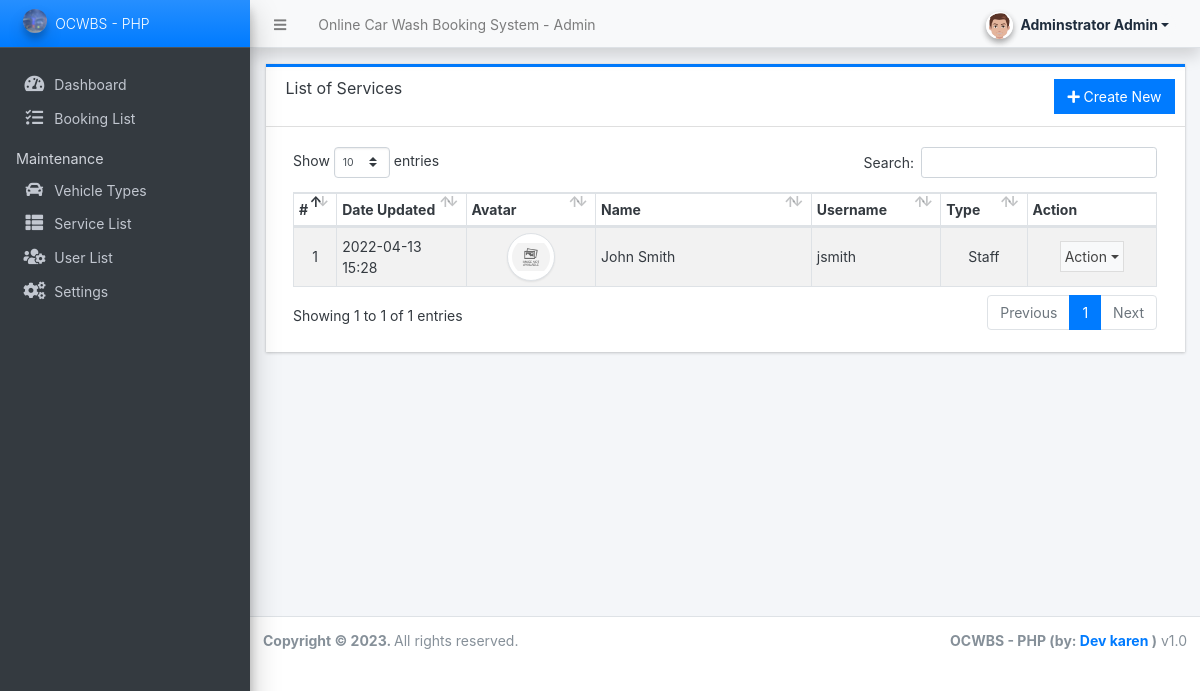
/admin/?page=user/list (signed in), run on an earlier commit of the app's database.
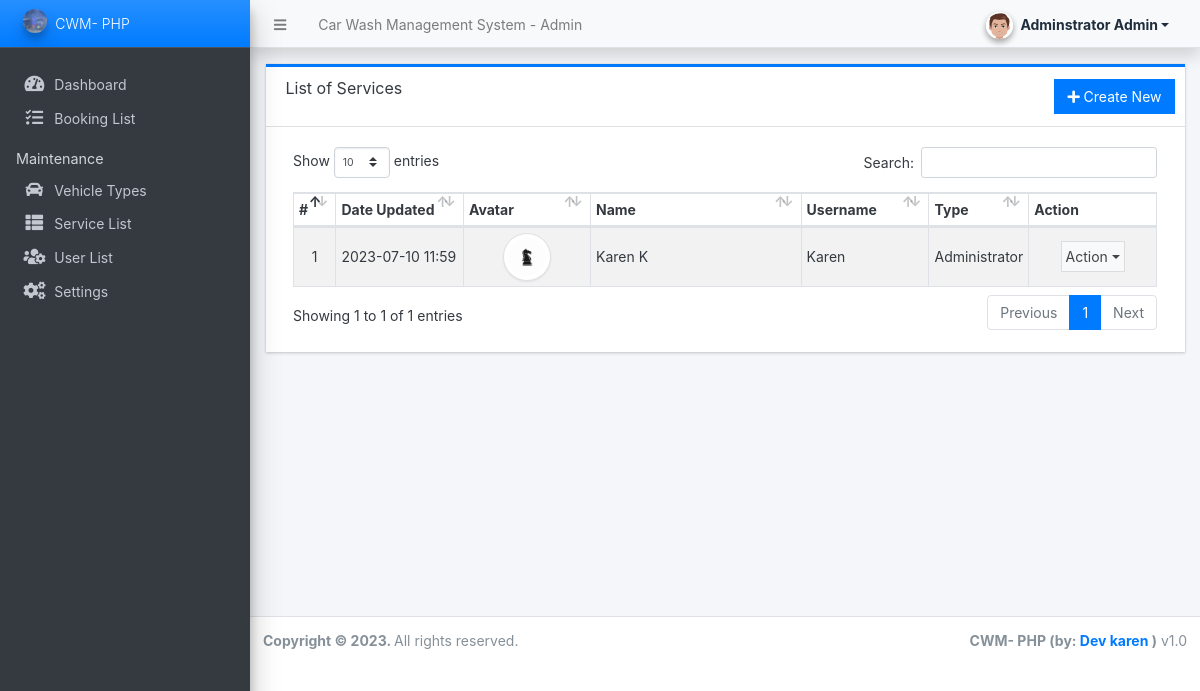
And on a later commit of the database.
### tables this page shows
CREATE TABLE `users` (
  `id` int(50) NOT NULL,
  `firstname` varchar(250) NOT NULL,
  `lastname` varchar(250) NOT NULL,
  `username` text NOT NULL,
  `password` text NOT NULL,
  `avatar` text DEFAULT NULL,
  `last_login` datetime DEFAULT NULL,
  `type` tinyint(1) NOT NULL DEFAULT 0,
  `date_added` datetime NOT NULL DEFAULT current_timestamp(),
  `date_updated` datetime DEFAULT current_timestamp() ON UPDATE current_timestamp()
);

### config.php (called while the page is built, shortened)
<?php
require_once('classes/DBConnection.php');
require_once('classes/SystemSettings.php');
function validate_image($file){
	if(!empty($file)){
        $ex = explode("?",$file);
        $file = $ex[0];
        $ts = isset($ex[1]) ? "?".$ex[1] : '';
		if(is_file(base_app.$file)){
			return base_url.$file.$ts;
		}else{
			return base_url.'dist/img/no-image-available.png';
		}
	}else{
		return base_url.'dist/img/no-image-available.png';
	}
}
function isMobileDevice(){
    $aMobileUA = array(
        '/iphone/i' => 'iPhone',
        '/ipod/i' => 'iPod',
        '/ipad/i' => 'iPad',
        '/android/i' => 'Android',
        '/blackberry/i' => 'BlackBerry',
        '/webos/i' => 'Mobile'
    );
    return false;
}
?>

### classes/DBConnection.php (called while the page is built, shortened)
<?php
class DBConnection{
    private $host = DB_SERVER;
    private $username = DB_USERNAME;
    private $password = DB_PASSWORD;
    private $database = DB_NAME;
    public $conn;
    public function __construct(){
        if (!isset($this->conn)) {
            $this->conn = new mysqli($this->host, $this->username, $this->password, $this->database);
        }
    }
}
?>

### classes/SystemSettings.php (called while the page is built, shortened)
<?php
class SystemSettings extends DBConnection{
	function userdata($field = ''){
		if(!empty($field)){
			if(isset($_SESSION['userdata'][$field]))
				return $_SESSION['userdata'][$field];
			else
				return null;
		}else{
			return false;
		}
	}
	function info($field=''){
		if(!empty($field)){
			if(isset($_SESSION['system_info'][$field]))
				return $_SESSION['system_info'][$field];
			else
				return false;
		}else{
			return false;
		}
	}
}
$_settings = new SystemSettings();
?>

### admin/user/list.php (the view, shortened to what the changed rows need)
<div class="card card-outline rounded-0 card-primary">
	<div class="card-body">
        <div class="container-fluid">
			<table class="table table-hover table-striped table-bordered" id="list">
				<colgroup>
				</colgroup>
				<thead>
					<tr>
						<th>#</th>
						<th>Date Updated</th>
						<th>Avatar</th>
						<th>Name</th>
						<th>Username</th>
						<th>Type</th>
						<th>Action</th>
					</tr>
				</thead>
				<tbody>
					<?php
					$i = 1;
						$qry = $conn->query("SELECT *, concat(firstname,' ', lastname) as `name` from `users` where id != '{$_settings->userdata('id')}' order by concat(firstname,' ', lastname) asc ");
						while($row = $qry->fetch_assoc()):
					?>
						<tr>
							<td class="text-center"><?php echo $i++; ?></td>
							<td><?php echo date("Y-m-d H:i",strtotime($row['date_updated'])) ?></td>
							<td class="text-center">
                                <img src="<?= validate_image($row['avatar']) ?>" alt="" class="img-thumbnail rounded-circle user-avatar">
                            </td>
							<td><?php echo $row['name'] ?></td>
							<td><?php echo $row['username'] ?></td>
							<td class="text-center">
                                <?php if($row['type'] == 1): ?>
                                    Administrator
                                <?php else: ?>
                                    Staff
                                <?php endif; ?>
                            </td>
							<td align="center">
								 <button type="button" class="btn btn-flat p-1 btn-default btn-sm dropdown-toggle dropdown-icon" data-toggle="dropdown">
				                  		Action
				                  </button>
							</td>
						</tr>
					<?php endwhile; ?>
				</tbody>
			</table>
		</div>
	</div>
</div>

### admin/inc/topBarNav.php (shortened to what the changed rows need)
<nav class="main-header navbar navbar-expand navbar-light shadow text-sm">
  <ul class="navbar-nav">
    <li class="nav-item d-none d-sm-inline-block">
      <a href="<?php echo base_url ?>" class="nav-link"><?php echo (!isMobileDevice()) ? $_settings->info('name'):$_settings->info('short_name'); ?> - Admin</a>
    </li>
  </ul>
</nav>

### admin/inc/navigation.php (shortened to what the changed rows need)
<aside class="main-sidebar sidebar-dark-primary elevation-4 sidebar-no-expand">
  <a href="<?php echo base_url ?>admin" class="brand-link bg-gradient-primary text-sm">
  <img src="<?php echo validate_image($_settings->info('logo'))?>" alt="Store Logo" class="brand-image img-circle elevation-3" style="opacity: .8;width: 1.5rem;height: 1.5rem;max-height: unset">
  <span class="brand-text font-weight-light"><?php echo $_settings->info('short_name') ?></span>
  </a>
</aside>

### admin/inc/footer.php (shortened to what the changed rows need)
<footer class="main-footer text-sm">
        <div class="float-right d-none d-sm-inline-block">
          <b><?php echo $_settings->info('short_name') ?> (by: <a href="" target="blank">Dev karen</a> )</b> v1.0
        </div>
      </footer>
    </div>

What changed in the data, as far as the page shows it:
removed users: date_updated "2022-04-13 15:28", name "John Smith", username "jsmith", type "Staff"
added users: date_updated "2023-07-10 11:59", avatar (picture), name "Karen K", username "Karen", type "Administrator"
Also different on the page:
$_settings->info('name'): "Online Car Wash Booking System" → "Car Wash Management System"
$_settings->info('short_name'): "OCWBS - PHP" → "CWM- PHP"
